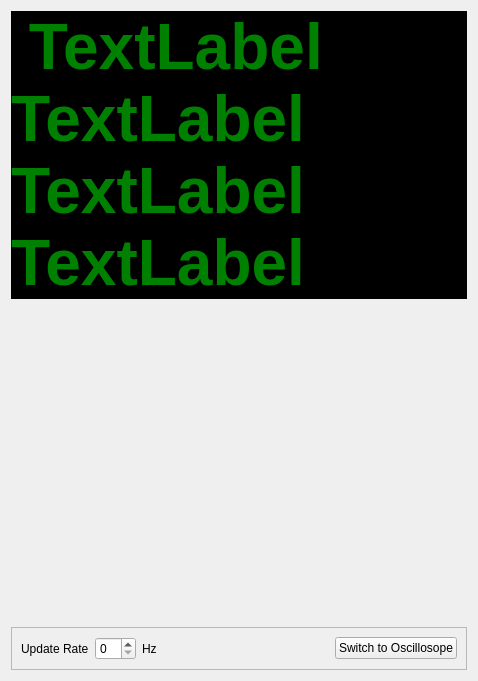
<?xml version="1.0" encoding="UTF-8"?>
<ui version="4.0">
 <class>Form</class>
 <widget class="QWidget" name="Form">
  <property name="geometry">
   <rect>
    <x>0</x>
    <y>0</y>
    <width>478</width>
    <height>681</height>
   </rect>
  </property>
  <property name="windowTitle">
   <string>Form</string>
  </property>
  <layout class="QVBoxLayout" name="verticalLayout">
   <property name="spacing">
    <number>0</number>
   </property>
   <item>
    <widget class="QLabel" name="label">
     <property name="styleSheet">
      <string notr="true">QLabel { background-color : black; color : green; font-weight: bold; font-size: 48pt; }</string>
     </property>
     <property name="text">
      <string> TextLabel</string>
     </property>
    </widget>
   </item>
   <item>
    <widget class="QLabel" name="label_2">
     <property name="styleSheet">
      <string notr="true">QLabel { background-color : black; color : green; font-weight: bold; font-size: 48pt; }</string>
     </property>
     <property name="text">
      <string>TextLabel</string>
     </property>
    </widget>
   </item>
   <item>
    <widget class="QLabel" name="label_3">
     <property name="styleSheet">
      <string notr="true">QLabel { background-color : black; color : green; font-weight: bold; font-size: 48pt; }</string>
     </property>
     <property name="text">
      <string>TextLabel</string>
     </property>
    </widget>
   </item>
   <item>
    <widget class="QLabel" name="label_4">
     <property name="styleSheet">
      <string notr="true">QLabel { background-color : black; color : green; font-weight: bold; font-size: 48pt; }</string>
     </property>
     <property name="text">
      <string>TextLabel</string>
     </property>
    </widget>
   </item>
   <item>
    <spacer name="verticalSpacer">
     <property name="orientation">
      <enum>Qt::Vertical</enum>
     </property>
     <property name="sizeHint" stdset="0">
      <size>
       <width>20</width>
       <height>40</height>
      </size>
     </property>
    </spacer>
   </item>
   <item>
    <widget class="QFrame" name="frame">
     <property name="frameShape">
      <enum>QFrame::StyledPanel</enum>
     </property>
     <property name="frameShadow">
      <enum>QFrame::Raised</enum>
     </property>
     <layout class="QHBoxLayout" name="horizontalLayout">
      <item>
       <widget class="QLabel" name="updateRateLabel">
        <property name="text">
         <string>Update Rate</string>
        </property>
       </widget>
      </item>
      <item>
       <widget class="QSpinBox" name="updateRateSpinBox"/>
      </item>
      <item>
       <widget class="QLabel" name="hzLabel">
        <property name="text">
         <string>Hz</string>
        </property>
       </widget>
      </item>
      <item>
       <spacer name="horizontalSpacer">
        <property name="orientation">
         <enum>Qt::Horizontal</enum>
        </property>
        <property name="sizeHint" stdset="0">
         <size>
          <width>40</width>
          <height>20</height>
         </size>
        </property>
       </spacer>
      </item>
      <item>
       <widget class="QPushButton" name="pushButton">
        <property name="text">
         <string>Switch to Oscillosope</string>
        </property>
       </widget>
      </item>
     </layout>
    </widget>
   </item>
  </layout>
 </widget>
 <resources>
  <include location="joulescope.qrc"/>
 </resources>
 <connections/>
</ui>
